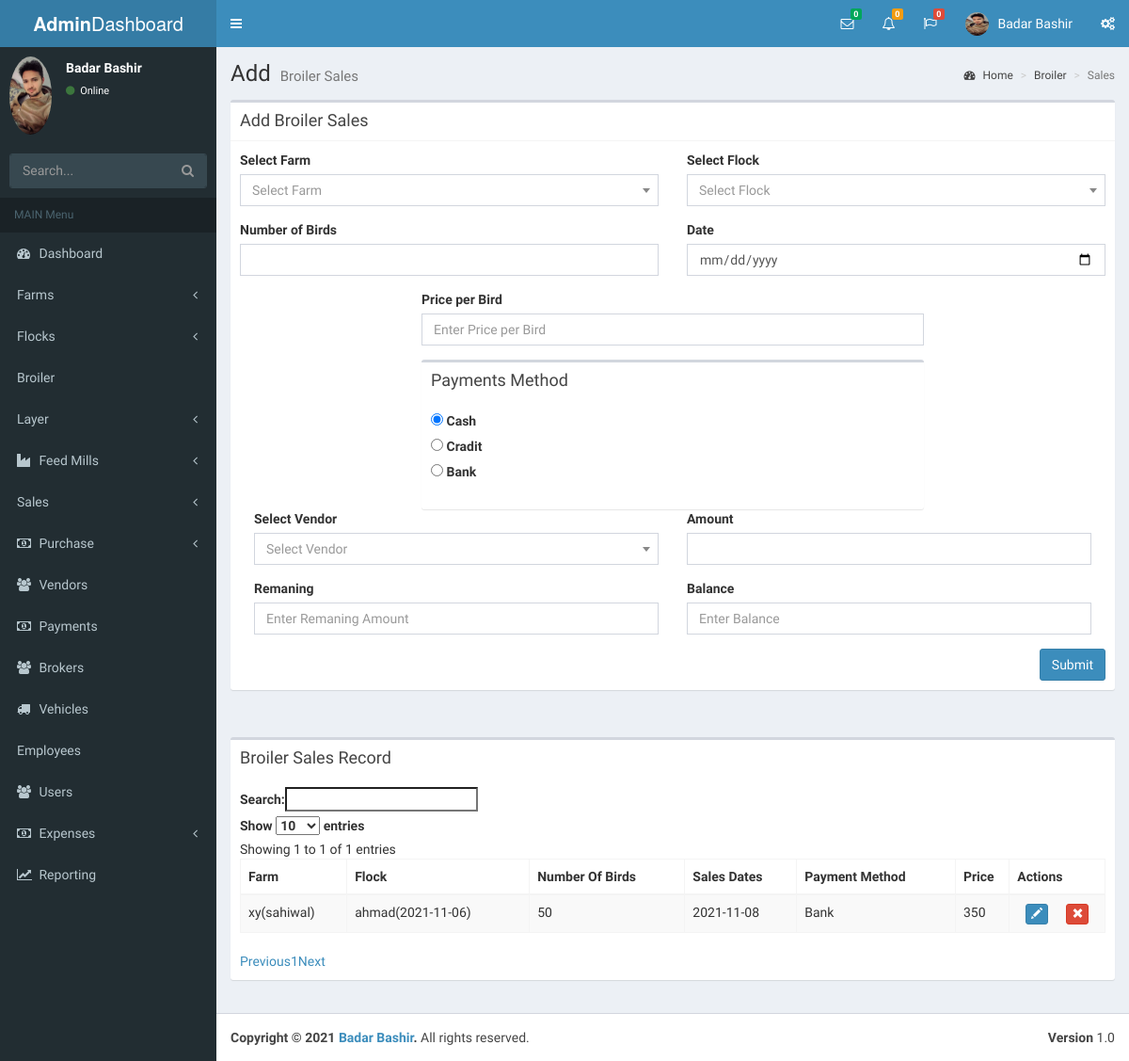
Before: /Broiler_sales.php (signed in) with the older database file.
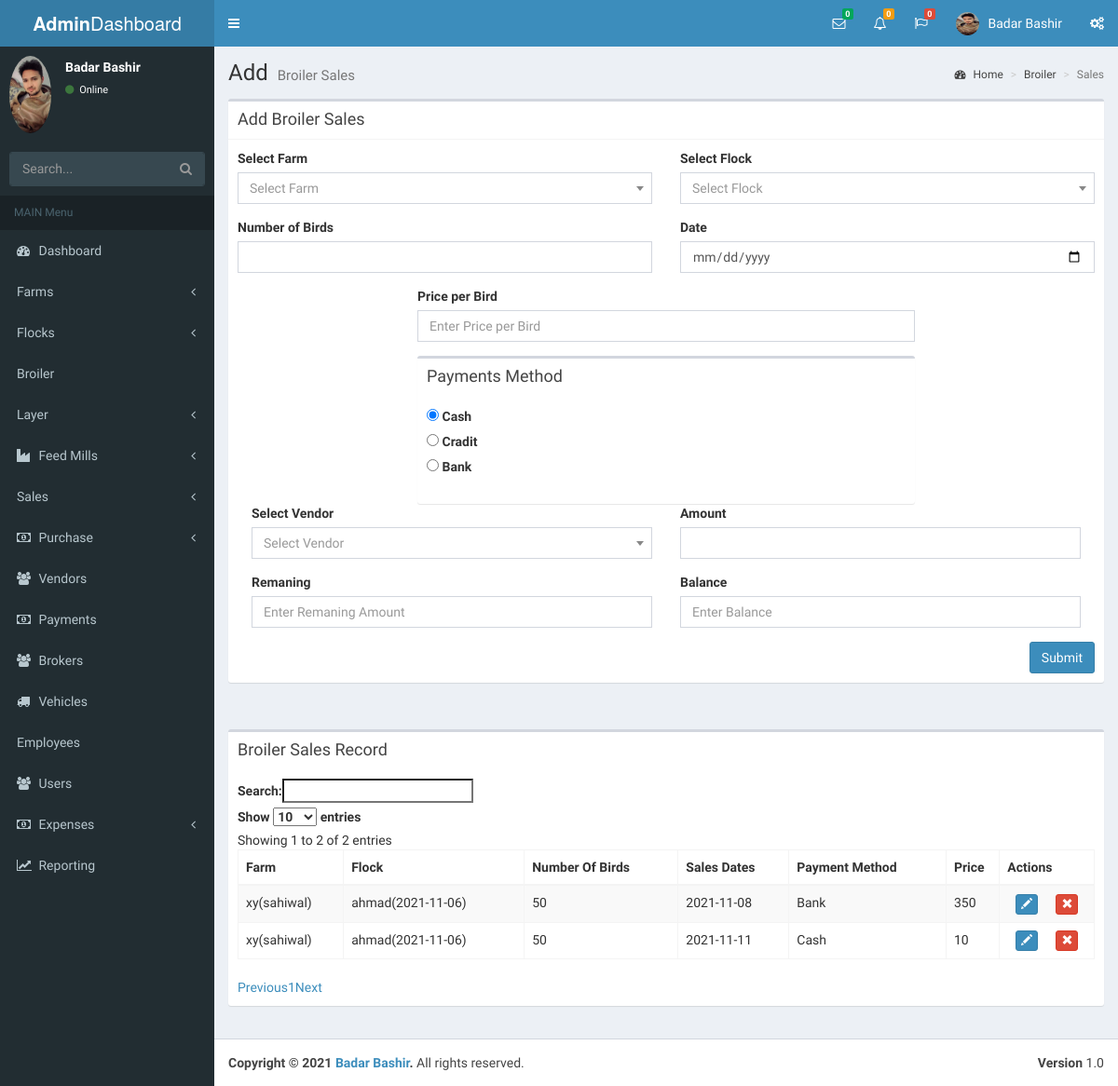
After: the same page with the newer database file.
### tables this page shows
CREATE TABLE `broiler_sales` (
  `id` int(11) NOT NULL,
  `Farm_id` varchar(100) NOT NULL,
  `v_id` int(11) NOT NULL,
  `flock_id` varchar(100) NOT NULL,
  `nob_sale` int(11) NOT NULL,
  `sale_date` date NOT NULL,
  `p_method` varchar(50) NOT NULL,
  `price` double NOT NULL
);

### Broiler_sales.php (the view, shortened to what the changed rows need)
<?php
 include("lib/DBConn.php");
?>
<!DOCTYPE html>
<html>
<head>
  <link rel='stylesheet' href='https://maxcdn.bootstrapcdn.com/bootstrap/3.3.6/css/bootstrap.min.css'>
<link rel='stylesheet' href='https://cdn.datatables.net/1.10.12/css/dataTables.bootstrap.min.css'>
<link rel='stylesheet' href='https://cdn.datatables.net/buttons/1.2.2/css/buttons.bootstrap.min.css'>
<link rel="stylesheet" href="plugins/datatables/style.css">
  <link rel="stylesheet" href="bootstrap/css/bootstrap.min.css">
  <link rel="stylesheet" href="https://cdnjs.cloudflare.com/ajax/libs/font-awesome/4.5.0/css/font-awesome.min.css">
  <link rel="stylesheet" href="https://cdnjs.cloudflare.com/ajax/libs/ionicons/2.0.1/css/ionicons.min.css">
  <link rel="stylesheet" href="plugins/daterangepicker/daterangepicker.css">
  <link rel="stylesheet" href="plugins/datepicker/datepicker3.css">
  <link rel="stylesheet" href="plugins/iCheck/all.css">
  <link rel="stylesheet" href="plugins/colorpicker/bootstrap-colorpicker.min.css">
  <link rel="stylesheet" href="plugins/timepicker/bootstrap-timepicker.min.css">
  <link rel="stylesheet" href="plugins/select2/select2.min.css">
  <link rel="stylesheet" href="dist/css/AdminLTE.min.css">
  <link rel="stylesheet" href="dist/css/skins/_all-skins.min.css">
</head>
<body class="hold-transition skin-blue sidebar-mini">
<div class="wrapper">
  <div class="content-wrapper">
    <section class="content-header">
      <h1>
        Add
        <small>Broiler Sales</small>
      </h1>
    </section>
    <section class="content">
      <div class="row">
        <div class="col-xs-12">
          <div class="box">
            <div class="box-header">
              <h3 class="box-title">Broiler Sales Record</h3>
            </div>
            <div class="box-body" style="overflow: scroll;">
              <table id="example"class="table table-striped table-bordered" cellspacing="0" width="100%">
                <thead>
                <tr>
                  <th>Farm</th>
                  <th>Flock</th>
                  <th>Number Of Birds</th>
                  <th>Sales Dates</th>
                  <th>Payment Method</th>
                  <th>Price</th>
                  <th>Actions</th>
                </tr>
                </thead>
                <tbody>
                  <?php
                    $query = "SELECT * FROM broiler_sales ";
                    $result = mysqli_query($conn,$query);
                      if ($result->num_rows > 0) {
                        while($row = mysqli_fetch_array($result))
                           {
                            ?>
                <tr>
                                  <td><?php echo $row['Farm_id']; ?></td>
                                  <td><?php echo $row['flock_id']; ?></td>
                                  <td><?php echo $row['nob_sale']; ?></td>
                                  <td><?php echo $row['sale_date']; ?></td>
                                  <td><?php echo $row['p_method']; ?></td>
                                  <td><?php echo $row['price']; ?></td>
                   <td>
                <button type="button" class="btn btn-primary btn-xs dt-edit" style="margin-right:16px;">
                    <span class="glyphicon glyphicon-pencil" aria-hidden="true"></span>
                </button>
                <button type="button" class="btn btn-danger btn-xs dt-delete">
                    <span class="glyphicon glyphicon-remove" aria-hidden="true"></span>
                </button>
            </td>
                </tr>
                <?php
                                                 }
                                                }
                                            else
                                              {
                                                echo "No Result Found";
                                              }
                                                    ?>
                </tbody>
              </table>
            </div>
          </div>
        </div>
      </div>
    </section>
</div>
</body>
</html>

Changed rows visible on the page:
added broiler_sales: Farm "xy(sahiwal)", flock "ahmad(2021-11-06)", nob_sale "50", sale_date "2021-11-11", p_method "Cash", price "10"
Other visible differences:
text written by a page script: "Search: Show entries Showing 1 to 1 of 1 entries Previous 1 Next" → "Search: Show entries Showing 1 to 2 of 2 entries Previous 1 Next"
